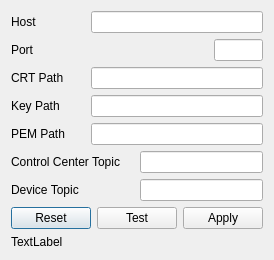
<?xml version="1.0" encoding="UTF-8"?>
<ui version="4.0">
 <class>Dialog</class>
 <widget class="QDialog" name="Dialog">
  <property name="geometry">
   <rect>
    <x>0</x>
    <y>0</y>
    <width>622</width>
    <height>498</height>
   </rect>
  </property>
  <property name="windowTitle">
   <string>Broker Configuration</string>
  </property>
  <layout class="QGridLayout" name="gridLayout">
   <property name="sizeConstraint">
    <enum>QLayout::SetFixedSize</enum>
   </property>
   <item row="0" column="0">
    <layout class="QHBoxLayout" name="Host" stretch="30,70">
     <item>
      <widget class="QLabel" name="label_host">
       <property name="text">
        <string>Host</string>
       </property>
      </widget>
     </item>
     <item>
      <widget class="QLineEdit" name="host_path">
       <property name="text">
        <string/>
       </property>
      </widget>
     </item>
    </layout>
   </item>
   <item row="1" column="0">
    <layout class="QHBoxLayout" name="Port" stretch="80,20">
     <item>
      <widget class="QLabel" name="label_port">
       <property name="text">
        <string>Port</string>
       </property>
      </widget>
     </item>
     <item>
      <widget class="QLineEdit" name="port_path">
       <property name="text">
        <string/>
       </property>
      </widget>
     </item>
    </layout>
   </item>
   <item row="2" column="0">
    <layout class="QHBoxLayout" name="CRT_path" stretch="30,70">
     <item>
      <widget class="QLabel" name="label_crt">
       <property name="text">
        <string>CRT Path</string>
       </property>
      </widget>
     </item>
     <item>
      <widget class="QLineEdit" name="crt_path">
       <property name="text">
        <string/>
       </property>
      </widget>
     </item>
    </layout>
   </item>
   <item row="3" column="0">
    <layout class="QHBoxLayout" name="Key_path" stretch="30,70">
     <item>
      <widget class="QLabel" name="label_key">
       <property name="text">
        <string>Key Path</string>
       </property>
      </widget>
     </item>
     <item>
      <widget class="QLineEdit" name="key_path">
       <property name="text">
        <string/>
       </property>
      </widget>
     </item>
    </layout>
   </item>
   <item row="4" column="0">
    <layout class="QHBoxLayout" name="PEM_path" stretch="30,70">
     <item>
      <widget class="QLabel" name="label_pem">
       <property name="text">
        <string>PEM Path</string>
       </property>
      </widget>
     </item>
     <item>
      <widget class="QLineEdit" name="pem_path">
       <property name="text">
        <string/>
       </property>
      </widget>
     </item>
    </layout>
   </item>
   <item row="5" column="0">
    <layout class="QHBoxLayout" name="cc_topic_layout" stretch="50,50">
     <item>
      <widget class="QLabel" name="label_cc_topic">
       <property name="text">
        <string>Control Center Topic</string>
       </property>
      </widget>
     </item>
     <item>
      <widget class="QLineEdit" name="topic_control_center">
       <property name="text">
        <string/>
       </property>
      </widget>
     </item>
    </layout>
   </item>
   <item row="6" column="0">
    <layout class="QHBoxLayout" name="device_topic_layout" stretch="50,50">
     <item>
      <widget class="QLabel" name="label_device_topic">
       <property name="text">
        <string>Device Topic</string>
       </property>
      </widget>
     </item>
     <item>
      <widget class="QLineEdit" name="topic_device">
       <property name="text">
        <string/>
       </property>
      </widget>
     </item>
    </layout>
   </item>
   <item row="7" column="0">
    <layout class="QHBoxLayout" name="Buttons">
     <item>
      <widget class="QPushButton" name="label_reset">
       <property name="text">
        <string>Reset</string>
       </property>
      </widget>
     </item>
     <item>
      <widget class="QPushButton" name="label_test">
       <property name="text">
        <string>Test</string>
       </property>
      </widget>
     </item>
     <item>
      <widget class="QPushButton" name="label_apply">
       <property name="text">
        <string>Apply</string>
       </property>
      </widget>
     </item>
    </layout>
   </item>
   <item row="8" column="0">
    <widget class="QLabel" name="label_status">
     <property name="sizePolicy">
      <sizepolicy hsizetype="Expanding" vsizetype="Expanding">
       <horstretch>0</horstretch>
       <verstretch>8</verstretch>
      </sizepolicy>
     </property>
     <property name="text">
      <string>TextLabel</string>
     </property>
    </widget>
   </item>
  </layout>
 </widget>
 <resources/>
 <connections/>
</ui>
